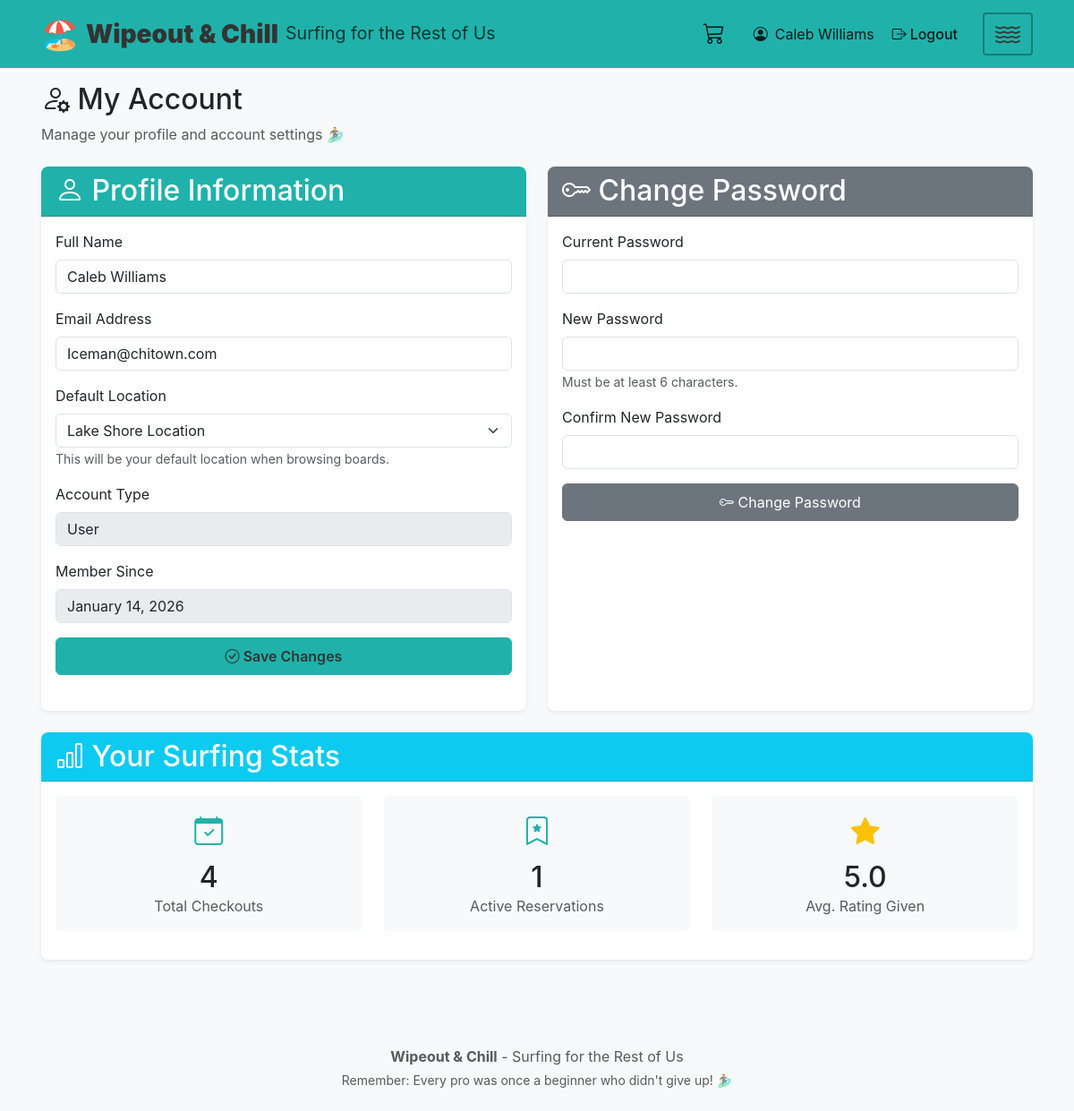
The page /my-account (signed in) on the database its author committed.
### models/user.py (models this page shows, shortened)
class User(db.Model, UserMixin):
    __tablename__ = 'users'
    id = db.Column(db.String(36), primary_key=True, default=lambda: str(uuid.uuid4()))
    email = db.Column(db.String(255), unique=True, nullable=False)
    full_name = db.Column(db.String(255), nullable=False)
    password_hash = db.Column(db.String(255), nullable=False)  # Password hash for authentication
    location_id = db.Column(db.String(36), db.ForeignKey('locations.id', ondelete='SET NULL'), nullable=True)
    role = db.Column(db.String(50), default='user', nullable=False)
    created_at = db.Column(db.DateTime, default=datetime.utcnow, nullable=False)
    updated_at = db.Column(db.DateTime, default=datetime.utcnow, onupdate=datetime.utcnow, nullable=False)
    @classmethod
    def find_by_id(cls, user_id):
        return cls.query.get(user_id)
    def is_admin(self):
        from utils.constants import USER_ROLE_ADMIN
        return self.role == USER_ROLE_ADMIN

### models/location.py (models this page shows, shortened)
class Location(db.Model):
    __tablename__ = 'locations'
    id = db.Column(db.String(36), primary_key=True, default=lambda: str(uuid.uuid4()))
    name = db.Column(db.String(255), nullable=False)
    timezone = db.Column(db.String(100), default='America/Los_Angeles', nullable=False)
    address = db.Column(db.Text, nullable=True)
    created_at = db.Column(db.DateTime, default=datetime.utcnow, nullable=False)
    updated_at = db.Column(db.DateTime, default=datetime.utcnow, onupdate=datetime.utcnow, nullable=False)
    @classmethod
    def find_all(cls):
        return cls.query.all()

### routes/user_routes.py (the view, shortened to what this page needs)
@user_routes.route('/my-account', methods=['GET', 'POST'])
@login_required
def my_account():
    from models.location import Location
    from werkzeug.security import check_password_hash, generate_password_hash
    from database import db
    all_locations = Location.find_all()
    message = None
    error = None
    return render_template('user/my_account.html',
                          all_locations=all_locations,
                          message=message,
                          error=error)

### app.py (called while the page is built)
@login_manager.user_loader
def load_user(user_id):
    return User.find_by_id(user_id)

### templates/user/my_account.html (shortened to what this page needs)
{% extends "base.html" %}
{% block content %}
<div class="row">
    <div class="col-12">
        <h1 class="mb-2">
            <i class="bi bi-person-gear"></i> My Account
        </h1>
        <p class="text-muted mb-4">Manage your profile and account settings 🏄‍♂️</p>
    </div>
</div>
<div class="row">
    <div class="col-md-6 mb-4">
        <div class="card shadow-sm h-100">
            <div class="card-header bg-teal text-white">
                <h5 class="mb-0"><i class="bi bi-person"></i> Profile Information</h5>
            </div>
            <div class="card-body">
                <form method="POST" action="{{ url_for('user_routes.my_account') }}">
                    <div class="mb-3">
                        <label for="full_name" class="form-label">Full Name</label>
                        <input type="text" class="form-control" id="full_name" name="full_name"
                               value="{{ current_user.full_name }}" required>
                    </div>
                    <div class="mb-3">
                        <label for="email" class="form-label">Email Address</label>
                        <input type="email" class="form-control" id="email" name="email"
                               value="{{ current_user.email }}" required>
                    </div>
                    <div class="mb-3">
                        <label for="location_id" class="form-label">Default Location</label>
                        <select class="form-select" id="location_id" name="location_id">
                            {% for location in all_locations %}
                            <option value="{{ location.id }}" {% if current_user.location_id == location.id %}selected{% endif %}>
                                {{ location.name }}
                            </option>
                            {% endfor %}
                        </select>
                        <small class="text-muted">This will be your default location when browsing boards.</small>
                    </div>
                    <div class="mb-3">
                        <label class="form-label">Account Type</label>
                        <input type="text" class="form-control" value="{{ 'Administrator' if current_user.is_admin() else 'User' }}" disabled>
                    </div>
                    <div class="mb-3">
                        <label class="form-label">Member Since</label>
                        <input type="text" class="form-control" value="{{ current_user.created_at.strftime('%B %d, %Y') if current_user.created_at else 'N/A' }}" disabled>
                    </div>
                    <button type="submit" class="btn btn-teal w-100">
                        <i class="bi bi-check-circle"></i> Save Changes
                    </button>
                </form>
            </div>
        </div>
    </div>
    <div class="col-md-6 mb-4">
        <div class="card shadow-sm h-100">
            <div class="card-header bg-secondary text-white">
                <h5 class="mb-0"><i class="bi bi-key"></i> Change Password</h5>
            </div>
            <div class="card-body">
                <form method="POST" action="{{ url_for('user_routes.my_account') }}">
                    <div class="mb-3">
                        <label for="current_password" class="form-label">Current Password</label>
                        <input type="password" class="form-control" id="current_password" name="current_password" required>
                    </div>
                    <div class="mb-3">
                        <label for="new_password" class="form-label">New Password</label>
                        <input type="password" class="form-control" id="new_password" name="new_password" required minlength="6">
                        <small class="text-muted">Must be at least 6 characters.</small>
                    </div>
                    <div class="mb-3">
                        <label for="confirm_password" class="form-label">Confirm New Password</label>
                        <input type="password" class="form-control" id="confirm_password" name="confirm_password" required>
                    </div>
                    <button type="submit" class="btn btn-secondary w-100">
                        <i class="bi bi-key"></i> Change Password
                    </button>
                </form>
            </div>
        </div>
    </div>
</div>
<div class="row">
    <div class="col-12">
        <div class="card shadow-sm">
            <div class="card-header bg-info text-white">
                <h5 class="mb-0"><i class="bi bi-bar-chart"></i> Your Surfing Stats</h5>
            </div>
            <div class="card-body">
                <div class="row text-center">
                    <div class="col-md-4 mb-3">
                        <div class="p-3 bg-light rounded">
                            <i class="bi bi-calendar-check" style="font-size: 2rem; color: var(--teal-color);"></i>
                            <h3 class="mt-2 mb-0" id="totalCheckouts">--</h3>
                            <p class="text-muted mb-0">Total Checkouts</p>
                        </div>
                    </div>
                    <div class="col-md-4 mb-3">
                        <div class="p-3 bg-light rounded">
                            <i class="bi bi-bookmark-star" style="font-size: 2rem; color: var(--teal-color);"></i>
                            <h3 class="mt-2 mb-0" id="activeReservations">--</h3>
                            <p class="text-muted mb-0">Active Reservations</p>
                        </div>
                    </div>
                    <div class="col-md-4 mb-3">
                        <div class="p-3 bg-light rounded">
                            <i class="bi bi-star-fill" style="font-size: 2rem; color: #ffc107;"></i>
                            <h3 class="mt-2 mb-0" id="avgRating">--</h3>
                            <p class="text-muted mb-0">Avg. Rating Given</p>
                        </div>
                    </div>
                </div>
            </div>
        </div>
    </div>
</div>
{% endblock %}

### templates/base.html (shortened to what this page needs)
<!DOCTYPE html>
<html lang="en">
<head>
    <link href="https://cdn.jsdelivr.net/npm/bootstrap@5.3.2/dist/css/bootstrap.min.css" rel="stylesheet">
    <link href="https://cdn.jsdelivr.net/npm/bootstrap-icons@1.11.1/font/bootstrap-icons.css" rel="stylesheet">
    <link href="{{ url_for('static', filename='css/custom.css') }}" rel="stylesheet">
    <link href="{{ url_for('static', filename='css/animations.css') }}" rel="stylesheet">
    <link href="{{ url_for('static', filename='css/branding.css') }}" rel="stylesheet">
</head>
<body>
    <nav class="navbar navbar-expand-lg navbar-teal">
        <div class="container">
            <a class="navbar-brand" href="{{ url_for('user_routes.dashboard') }}">
                <span style="font-size: 1.2em;">🏖️</span><strong class="ms-2">Wipeout & Chill</strong>
                <small class="d-none d-md-inline ms-2" style="font-size: 0.7em;">Surfing for the Rest of Us</small>
            </a>
            {% if current_user.is_authenticated %}
            <div class="d-flex align-items-center">
                <ul class="navbar-nav d-flex flex-row align-items-center me-3">
                    <li class="nav-item me-3">
                        <a href="{{ url_for('cart_routes.view_cart') }}" class="nav-link d-flex align-items-center position-relative" style="padding: 0.5rem 0.5rem; text-decoration: none; color: inherit;">
                            <i class="bi bi-cart3" style="font-size: 1.5rem;"></i>
                        </a>
                    </li>
                    <li class="nav-item">
                        <span class="navbar-text d-flex align-items-center">
                            <i class="bi bi-person-circle me-2"></i> {{ current_user.full_name }}
                        </span>
                    </li>
                    <li class="nav-item">
                        <a class="nav-link d-flex align-items-center" href="{{ url_for('auth_routes.logout') }}">
                            <i class="bi bi-box-arrow-right me-1"></i> Logout
                        </a>
                    </li>
                </ul>
                <button class="navbar-toggler wave-menu-btn" type="button" data-bs-toggle="collapse" data-bs-target="#navbarNav" aria-controls="navbarNav" aria-expanded="false" aria-label="Toggle navigation">
                    <i class="bi bi-water"></i>
                </button>
            </div>
            {% else %}
            <button class="navbar-toggler" type="button" data-bs-toggle="collapse" data-bs-target="#navbarNav" aria-controls="navbarNav" aria-expanded="false" aria-label="Toggle navigation">
                <span class="navbar-toggler-icon"></span>
            </button>
            {% endif %}
        </div>
    </nav>
    <main class="container my-4">
        {% block content %}{% endblock %}
    </main>
    <footer class="bg-light mt-5 py-4">
        <div class="container text-center">
            <p class="text-muted mb-1"><strong>Wipeout & Chill</strong> - Surfing for the Rest of Us</p>
            <p class="text-muted mb-0 small">Remember: Every pro was once a beginner who didn't give up! 🏄‍♂️</p>
        </div>
    </footer>
</body>
</html>

### static/css/custom.css (style rules this page uses)
:root { --primary-color: #0077BE; --secondary-color: #20B2AA; --success-color: #28A745; --warning-color: #FFC107; --danger-color: #DC3545; --info-color: #17A2B8; --teal-color: #20B2AA; --teal-dark: #1a8f88; }
.navbar-teal { background-color: var(--teal-color) !important; color: #333; padding: 0.75rem 0; position: fixed !important; top: 0; left: 0; right: 0; z-index: 1030; width: 100%; }
.navbar-teal .navbar-brand { color: #333 !important; font-weight: 600; font-size: clamp(1.25rem, 3.5vw, 1.75rem); display: flex; align-items: center; }
.navbar-teal .navbar-brand span { font-size: clamp(1.5rem, 4vw, 2rem); line-height: 1; }
.navbar-teal .navbar-brand small { color: rgba(0, 0, 0, 0.7) !important; font-weight: 400; font-size: clamp(0.65rem, 1.5vw, 0.875rem); }
.navbar-teal .nav-link { color: rgba(0, 0, 0, 0.85) !important; font-weight: 500; padding: 0.5rem clamp(0.5rem, 2vw, 1rem); font-size: clamp(0.875rem, 1.5vw, 1rem); }
.navbar-teal .navbar-text { color: rgba(0, 0, 0, 0.85) !important; margin: 0; padding: 0.5rem 0; }
.navbar-teal .wave-menu-btn { border: 2px solid rgba(0, 0, 0, 0.3); padding: clamp(0.375rem, 1vw, 0.5rem) clamp(0.5rem, 1.5vw, 0.75rem); border-radius: 0.25rem; background: transparent; display: flex !important; align-items: center; justify-content: center; width: auto; height: auto; min-width: 2.5rem; }
.navbar-teal .wave-menu-btn .bi-water { font-size: clamp(1.25rem, 3vw, 1.75rem); color: #333 !important; display: block !important; line-height: 1; }
.navbar-teal .navbar-nav.d-flex { gap: 0.5rem; }
.navbar-teal .navbar-nav.d-flex .nav-item { display: flex; align-items: center; }
.navbar-teal { position: relative; }
.navbar-teal .container { position: relative; }
.navbar-teal .navbar-nav.d-flex { margin-left: auto; }
.navbar-teal .navbar-nav.d-flex .nav-link { padding: 0.5rem 0.75rem; }
body { background-color: #F8F9FA; font-family: -apple-system, BlinkMacSystemFont, 'Segoe UI', Roboto, 'Helvetica Neue', Arial, sans-serif; padding-top: 60px; }
main.container { margin-top: 0 !important; padding-top: 1rem; }
.btn { transition: all 0.2s ease; }
.card { border: none; border-radius: 8px; }
.card-header { border-radius: 8px 8px 0 0 !important; }
body { font-size: clamp(0.875rem, 1.5vw, 1rem); }
h1, h2, h3, h4, h5, h6 { font-size: clamp(1.25rem, 3vw, 2rem); }
.container { padding-left: clamp(0.75rem, 3vw, 1rem); padding-right: clamp(0.75rem, 3vw, 1rem); }
.card { margin-bottom: clamp(0.75rem, 2vw, 1.5rem); }
.btn { padding: clamp(0.375rem, 1vw, 0.5rem) clamp(0.75rem, 2vw, 1rem); font-size: clamp(0.875rem, 1.5vw, 1rem); }
.bg-teal { background-color: var(--teal-color) !important; }
.btn-teal { background-color: var(--teal-color) !important; border-color: var(--teal-color) !important; color: #333 !important; font-weight: 600; }

### static/css/branding.css (style rules this page uses)
:root { --wipeout-blue: #0B162A; --wipeout-orange: #C83803; --wipeout-fall: #8B4513; --wipeout-chicago: #E31837; }

### rows shown on the page
User: full_name "Caleb Williams", email "Iceman@chitown.com", location_id "Lake Shore Location", role "User", created_at "January 14, 2026"
